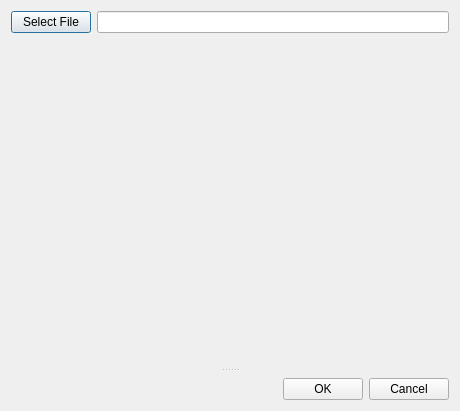
<?xml version="1.0" encoding="UTF-8"?>
<ui version="4.0">
 <class>HistogramMatchDialog</class>
 <widget class="QDialog" name="HistogramMatchDialog">
  <property name="geometry">
   <rect>
    <x>0</x>
    <y>0</y>
    <width>460</width>
    <height>411</height>
   </rect>
  </property>
  <property name="windowTitle">
   <string>Histogram Match</string>
  </property>
  <property name="windowIcon">
   <iconset resource="images.qrc">
    <normaloff>:/images/histogram_match.png</normaloff>:/images/histogram_match.png</iconset>
  </property>
  <layout class="QVBoxLayout" name="verticalLayout">
   <item>
    <layout class="QHBoxLayout" name="horizontalLayout_2">
     <item>
      <widget class="QPushButton" name="fileButton">
       <property name="text">
        <string>Select File</string>
       </property>
      </widget>
     </item>
     <item>
      <widget class="QLineEdit" name="fileEdit"/>
     </item>
    </layout>
   </item>
   <item>
    <widget class="QSplitter" name="splitter">
     <property name="orientation">
      <enum>Qt::Vertical</enum>
     </property>
     <widget class="ImageViewWidget" name="imageViewerWidget" native="true">
      <property name="sizePolicy">
       <sizepolicy hsizetype="Preferred" vsizetype="MinimumExpanding">
        <horstretch>0</horstretch>
        <verstretch>0</verstretch>
       </sizepolicy>
      </property>
      <property name="minimumSize">
       <size>
        <width>0</width>
        <height>200</height>
       </size>
      </property>
     </widget>
     <widget class="QWidget" name="horizontalLayoutWidget">
      <layout class="QHBoxLayout" name="statisticLayout"/>
     </widget>
    </widget>
   </item>
   <item>
    <layout class="QHBoxLayout" name="horizontalLayout_4">
     <item>
      <spacer name="horizontalSpacer_2">
       <property name="orientation">
        <enum>Qt::Horizontal</enum>
       </property>
       <property name="sizeHint" stdset="0">
        <size>
         <width>40</width>
         <height>20</height>
        </size>
       </property>
      </spacer>
     </item>
     <item>
      <widget class="QPushButton" name="okPushButton">
       <property name="sizePolicy">
        <sizepolicy hsizetype="Preferred" vsizetype="Fixed">
         <horstretch>0</horstretch>
         <verstretch>0</verstretch>
        </sizepolicy>
       </property>
       <property name="text">
        <string>OK</string>
       </property>
      </widget>
     </item>
     <item>
      <widget class="QPushButton" name="cancelPushButton">
       <property name="sizePolicy">
        <sizepolicy hsizetype="Preferred" vsizetype="Fixed">
         <horstretch>0</horstretch>
         <verstretch>0</verstretch>
        </sizepolicy>
       </property>
       <property name="text">
        <string>Cancel</string>
       </property>
      </widget>
     </item>
    </layout>
   </item>
  </layout>
 </widget>
 <customwidgets>
  <customwidget>
   <class>ImageViewWidget</class>
   <extends>QWidget</extends>
   <header>imageviewwidget.h</header>
   <container>1</container>
  </customwidget>
 </customwidgets>
 <resources>
  <include location="images.qrc"/>
 </resources>
 <connections/>
</ui>
